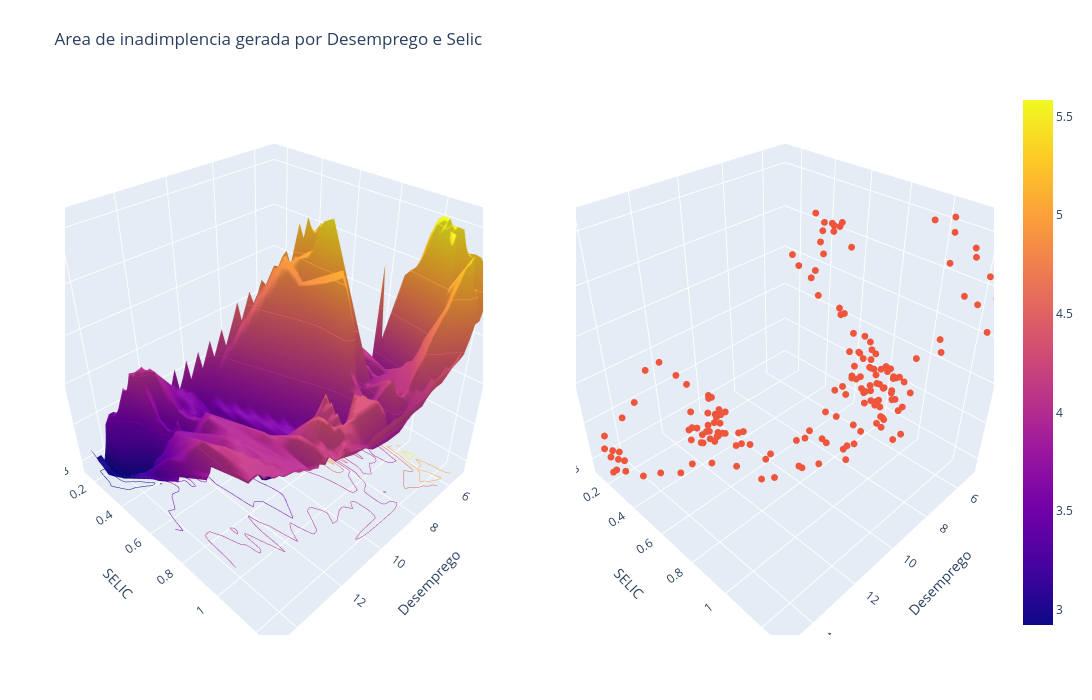

The notebook cell saved with this chart:
### Code cell
fig = Plot3d(df['Desemprego'], y=df['SELIC'], z=df['Inadimplencia_PF'], title='Area de inadimplencia gerada por Desemprego e Selic')
fig.plot_surface()

### Figure 1 — Plotly figure (JSON) as saved in the notebook; plotly's stock layout.template omitted (floating-point values rounded to 4 significant figures; data arrays with more than 128 entries replaced by an {"elided": "..."} marker saying what was removed)
{"data": [{"contours": {"z": {"highlightcolor": "limegreen", "project": {"z": true}, "show": true, "usecolormap": true}}, "scene": "scene", "type": "surface", "x": {"elided": "50x50 float values"}, "y": {"elided": "50x50 float values"}, "z": {"elided": "50x50 float values"}}, {"marker": {"size": 4}, "mode": "markers", "scene": "scene2", "type": "scatter3d", "x": {"elided": "171 float values"}, "y": {"elided": "171 float values"}, "z": {"elided": "171 float values"}}], "layout": {"autosize": false, "height": 700, "margin": {"b": 65, "l": 65, "r": 50, "t": 90}, "scene": {"domain": {"x": [0, 0.45], "y": [0, 1]}, "xaxis": {"title": {"text": "Desemprego"}}, "yaxis": {"title": {"text": "SELIC"}}, "zaxis": {"title": {"text": "Inadimplencia_PF"}}}, "scene2": {"domain": {"x": [0.55, 1], "y": [0, 1]}, "xaxis": {"title": {"text": "Desemprego"}}, "yaxis": {"title": {"text": "SELIC"}}, "zaxis": {"title": {"text": "Inadimplencia_PF"}}}, "title": {"text": "Area de inadimplencia gerada por Desemprego e Selic"}, "width": 1400}}
